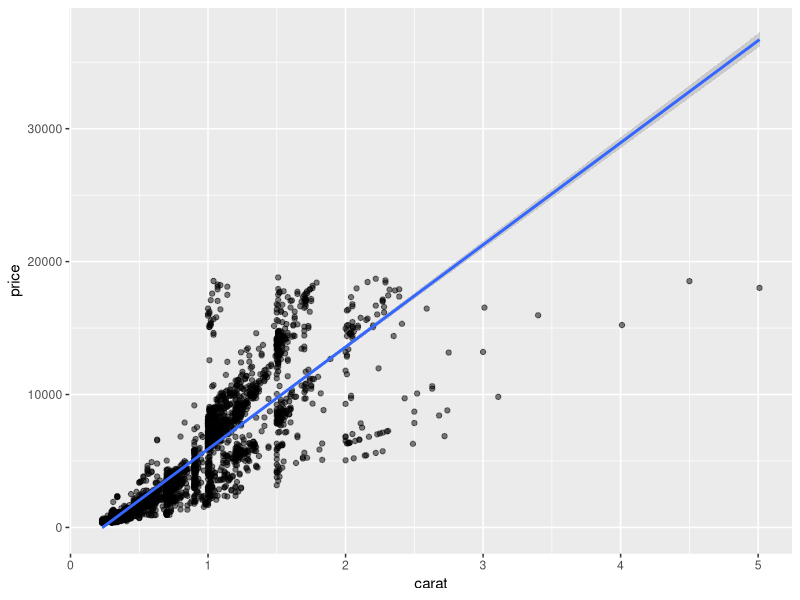
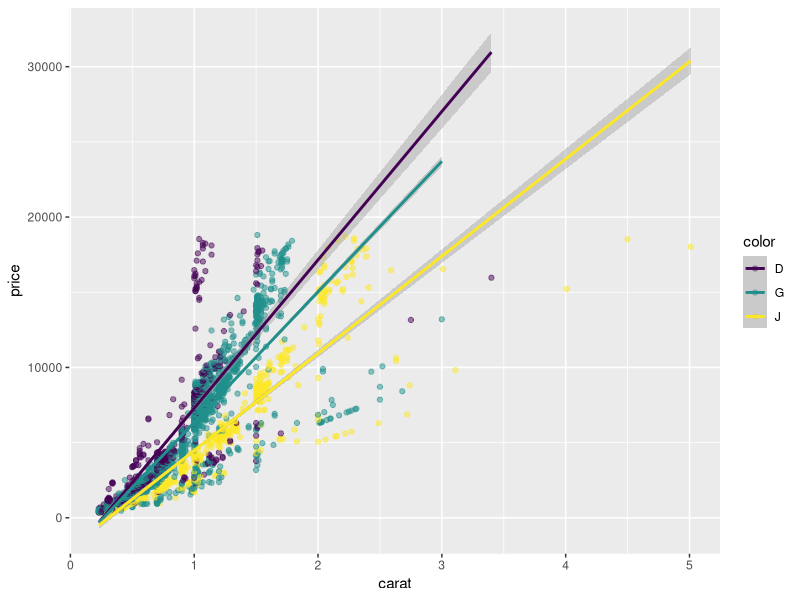
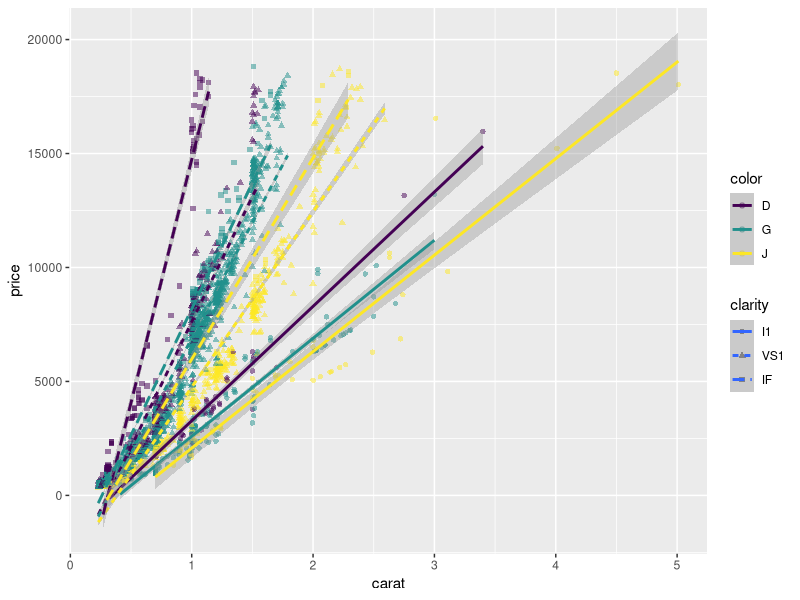
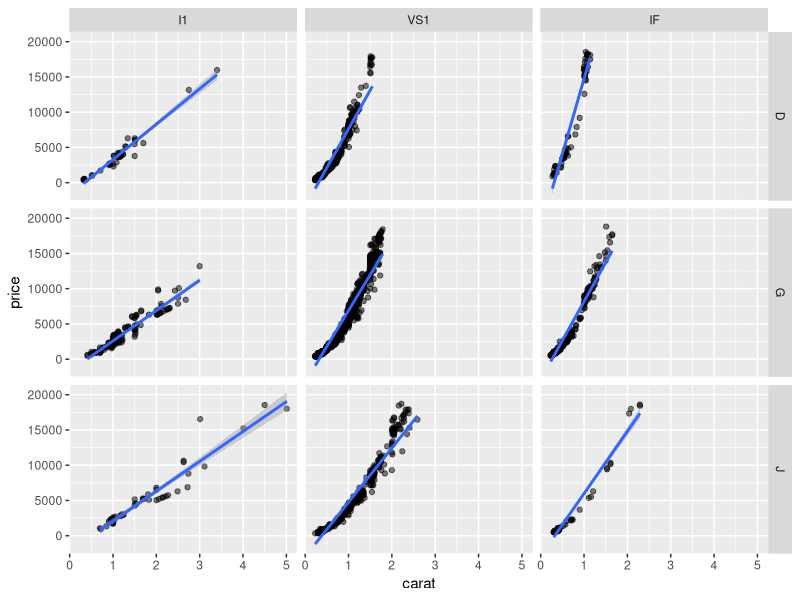

Reproduce these figures in R, in order.
## ---- chunk 1
knitr::opts_chunk$set(echo = TRUE, warning = TRUE) #change later with messages 
library(tidyverse)
library(knitr)
library(ggplot2)
## ---- chunk 2
diamonds_clean <- diamonds %>%
  filter(color %in% c("D", "G", "J"), clarity %in% c("I1", "VS1", "IF"))

diamonds_clean %>%
  count(color, clarity) %>%
  kable()
  
## ---- chunk 3
diamonds_clean %>% 
  ggplot(aes(x = carat, y = price)) +
  geom_point(alpha = 0.5) +
  geom_smooth(method = "lm") 
  
## ---- chunk 4
diamonds_clean %>% 
  ggplot(aes(x = carat, y = price, color = color)) +
  geom_point(alpha = 0.5) +
  geom_smooth(method = "lm") 
  
## ---- chunk 5
diamonds_clean %>% 
  ggplot(aes(x = carat, y = price, color = color, shape = clarity)) +
  geom_point(alpha = 0.5) +
  geom_smooth(aes(linetype = clarity), method = "lm") 
  
## ---- chunk 6
diamonds_clean %>% 
  ggplot(aes(x = carat, y = price)) +
  geom_point(alpha = 0.5) +
  geom_smooth(method = "lm") + 
  facet_grid(color ~ clarity)
  
## ---- chunk 7
diamonds_clean %>% 
  mutate(ppc = price / carat) %>%
  group_by(color, clarity) %>%
  summarize(avg_ppc = mean(ppc)) %>%
  arrange(desc(avg_ppc)) %>%
  kable()
